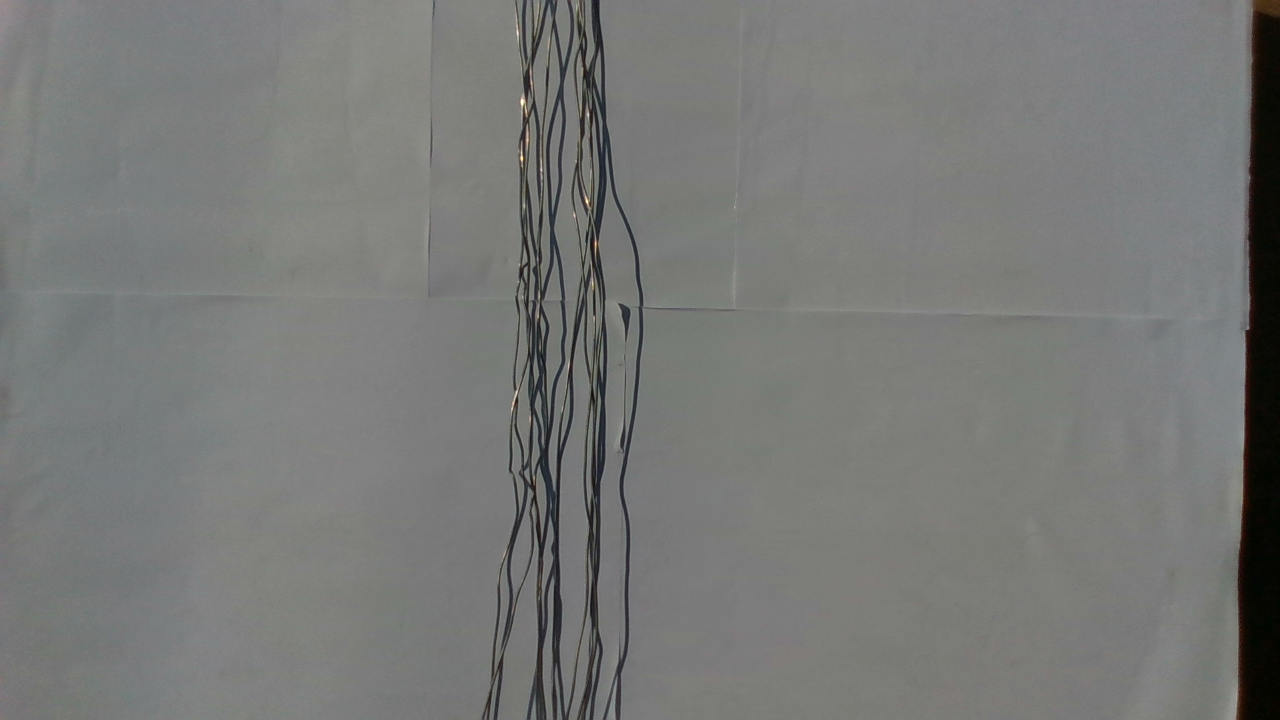
//> input picture imgs/2.png, 1280 x 720 px
$ ./vertical_line_detection_node ../imgs/2.png   (built with g++ and OpenCV 4)
//> lines starting //> are read from the running program, lines starting //| are printed output that depends on the picture; after the words box and inside, x2 and y2 are one past the last pixel; in counts of white or black regions, pixels touching at a corner belong together
#include <iostream>
#include <opencv2/core.hpp>
#include <opencv2/highgui.hpp>
#include <opencv2/imgproc.hpp>

void show_wait_destroy(const char *winname, cv::Mat img);

using namespace std;
using namespace cv;

int main(int argc, char **argv) {
  CommandLineParser parser(argc, argv, "{@input | cabos.png | input image}");
  Mat src = imread("cable_analysis/imgs/2.png");
//> src is the input picture: 720 rows x 1280 cols, CV_8UC3; mean B, G, R 118.7, 120.3, 119.3

  if (src.empty()) {
    cout << "Could not open or find the image!\n" << endl;
    cout << "Usage: " << argv[0] << " <Input image>" << endl;
    return -1;
  }
  // Show source image
  imshow("src", src);
  // Transform source image to gray if it is not already
  Mat gray;

  if (src.channels() == 3) {
    cvtColor(src, gray, COLOR_BGR2GRAY);
  }

  else {
    gray = src;
  }

  // Show gray image
  show_wait_destroy("gray", gray);

  blur(gray, gray, Size(7, 7));

  // Apply adaptiveThreshold at the bitwise_not of gray, notice the ~ symbol
  Mat bw;
  adaptiveThreshold(~gray, bw, 255, ADAPTIVE_THRESH_MEAN_C, THRESH_BINARY, 15,
                    -2);
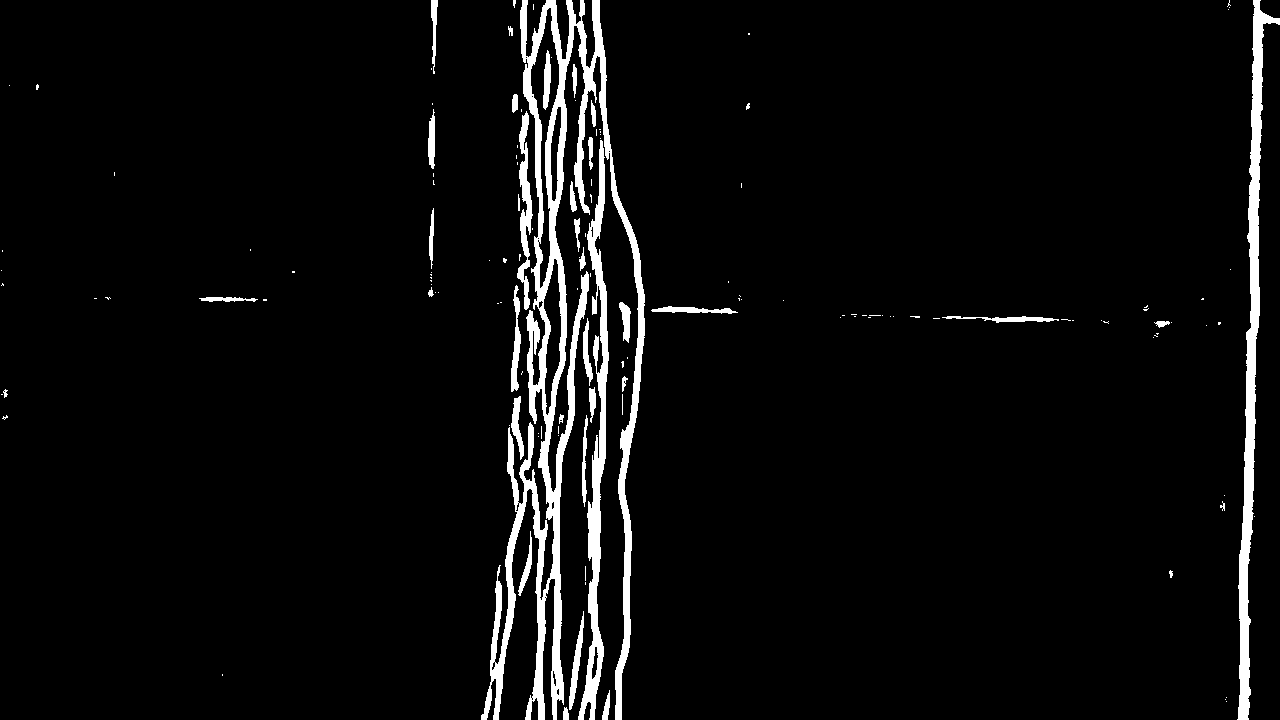
//> bw: 720 rows x 1280 cols, CV_8UC1; 4.7% white; 141 white regions (103 under 20 px), largest, box (x1, y1, x2, y2) and area: (481, 0, 645, 720) 23091, (1237, 0, 1280, 720) 7070, (578, 140, 609, 720) 5288

  // Show binary image
  show_wait_destroy("binary", bw);

  Mat mask;
  cv::cvtColor(bw, mask, cv::COLOR_GRAY2BGR);

  cv::Mat img_result = src & mask;

  /* show result */
  cv::imshow("Mask Picker", img_result);

  // Create the images that will use to extract the horizontal and vertical
  // lines
  Mat horizontal = bw.clone();
  Mat vertical = bw.clone();

  // Specify size on horizontal axis
  int horizontal_size = horizontal.cols / 30;

  // Create structure element for extracting horizontal lines through morphology
  // operations
  Mat horizontalStructure =
      getStructuringElement(MORPH_RECT, Size(horizontal_size, 1));

  // Apply morphology operations
  erode(horizontal, horizontal, horizontalStructure, Point(-1, -1));
  dilate(horizontal, horizontal, horizontalStructure, Point(-1, -1));
//> horizontal: 720 rows x 1280 cols, CV_8UC1; 0.07% white; 4 white regions, box (x1, y1, x2, y2) and area: (652, 309, 737, 312) 221, (986, 318, 1060, 321) 197, (1254, 18, 1280, 23) 130, (200, 298, 259, 300) 101

  // Show extracted horizontal lines
  show_wait_destroy("horizontal", horizontal);

  // Specify size on vertical axis
  int vertical_size = vertical.rows / 30;

  // Create structure element for extracting vertical lines through morphology
  // operations
  Mat verticalStructure =
      getStructuringElement(MORPH_RECT, Size(1, vertical_size));

  // Apply morphology operations
  erode(vertical, vertical, verticalStructure, Point(-1, -1));
  dilate(vertical, vertical, verticalStructure, Point(-1, -1));
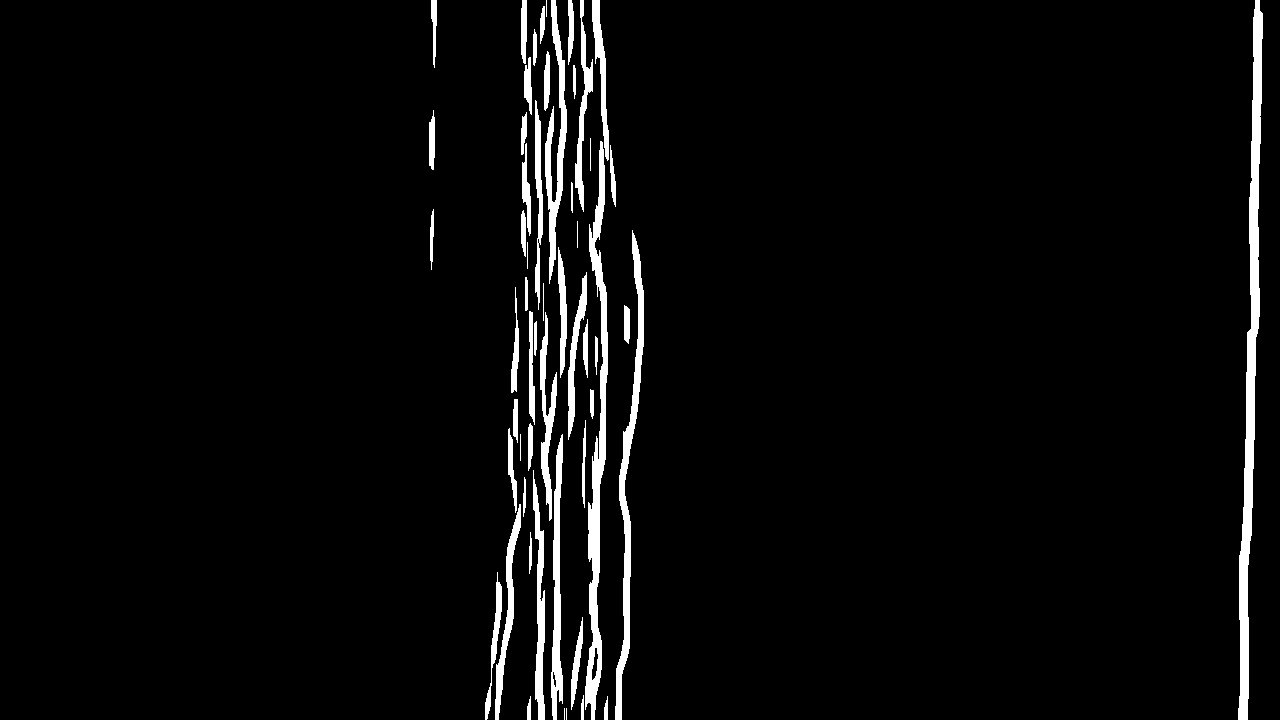
//> vertical: 720 rows x 1280 cols, CV_8UC1; 3.8% white; 55 white regions (3 under 20 px)

  // Show extracted vertical lines
  show_wait_destroy("vertical", vertical);

  RNG rng(12345);
  vector<vector<Point>> contours_2;
  vector<Vec4i> hierarchy_2;

  findContours(vertical, contours_2, hierarchy_2, RETR_TREE,
               CHAIN_APPROX_SIMPLE);
//> contours_2 = 58 contours, 9 with area under 20; largest, box (x1, y1, x2, y2) and area: (1238, 0, 1263, 720) 5788, (585, 141, 608, 720) 4150, (615, 230, 644, 720) 2770, (545, 0, 567, 284) 1840, (551, 434, 563, 720) 1672

  Mat drawing_2 = Mat::zeros(vertical.size(), CV_8UC3);
  for (size_t i = 0; i < contours_2.size(); i++) {
    Scalar color =
        Scalar(rng.uniform(0, 256), rng.uniform(0, 256), rng.uniform(0, 256));
    drawContours(drawing_2, contours_2, (int)i, color, 2, LINE_8, hierarchy_2,
                 0);
  }
//> this loop made 58 passes
  imshow("Contours", drawing_2);

  // Inverse vertical image
  bitwise_not(vertical, vertical);
//> vertical: 720 rows x 1280 cols, CV_8UC1; 96.2% white; 55 black regions (3 under 20 px), largest, box (x1, y1, x2, y2) and area: (1238, 0, 1263, 720) 6514, (585, 141, 608, 720) 4713, (615, 230, 644, 720) 3265
  show_wait_destroy("vertical_bit", vertical);

  // Extract edges and smooth image according to the logic
  // 1. extract edges
  // 2. dilate(edges)
  // 3. src.copyTo(smooth)
  // 4. blur smooth img
  // 5. smooth.copyTo(src, edges)
  // Step 1
  Mat edges;
  adaptiveThreshold(vertical, edges, 255, ADAPTIVE_THRESH_MEAN_C, THRESH_BINARY,
                    3, -2);
//> edges: 720 rows x 1280 cols, CV_8UC1; 1.5% white in thin lines or dots, all inside (x1, y1, x2, y2) = (428, 0, 1264, 720)
  show_wait_destroy("edges", edges);

  vector<vector<Point>> contours_1;
  vector<Vec4i> hierarchy_1;

  findContours(edges, contours_1, hierarchy_1, RETR_TREE, CHAIN_APPROX_SIMPLE);
//> contours_1 = 73 contours, 8 with area under 20; largest, box (x1, y1, x2, y2) and area: (539, 282, 564, 720) 1800, (520, 0, 538, 270) 1664, (539, 311, 558, 522) 1595, (567, 271, 588, 441) 1194, (534, 99, 544, 311) 1186

  Mat drawing_1 = Mat::zeros(edges.size(), CV_8UC3);
  for (size_t i = 0; i < contours_1.size(); i++) {
    Scalar color =
        Scalar(rng.uniform(0, 256), rng.uniform(0, 256), rng.uniform(0, 256));
    drawContours(drawing_1, contours_1, (int)i, color, 2, LINE_8, hierarchy_1,
                 0);
  }
//> this loop made 73 passes
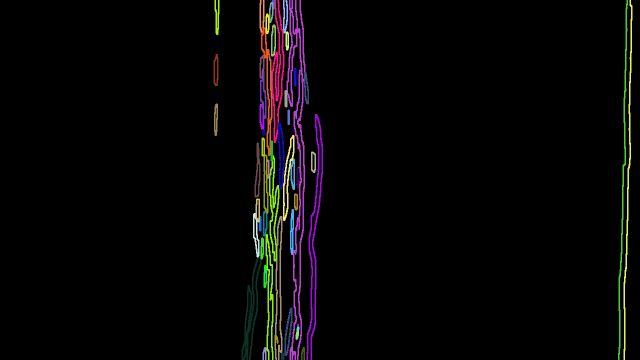
//> drawing_1: 720 rows x 1280 cols, CV_8UC3 (shown at 1/2 size); mean B, G, R 5.3, 5.2, 6.5
  imshow("Contours_1", drawing_1);

  // Step 2
  Mat kernel = Mat::ones(2, 2, CV_8UC1);
  dilate(edges, edges, kernel);
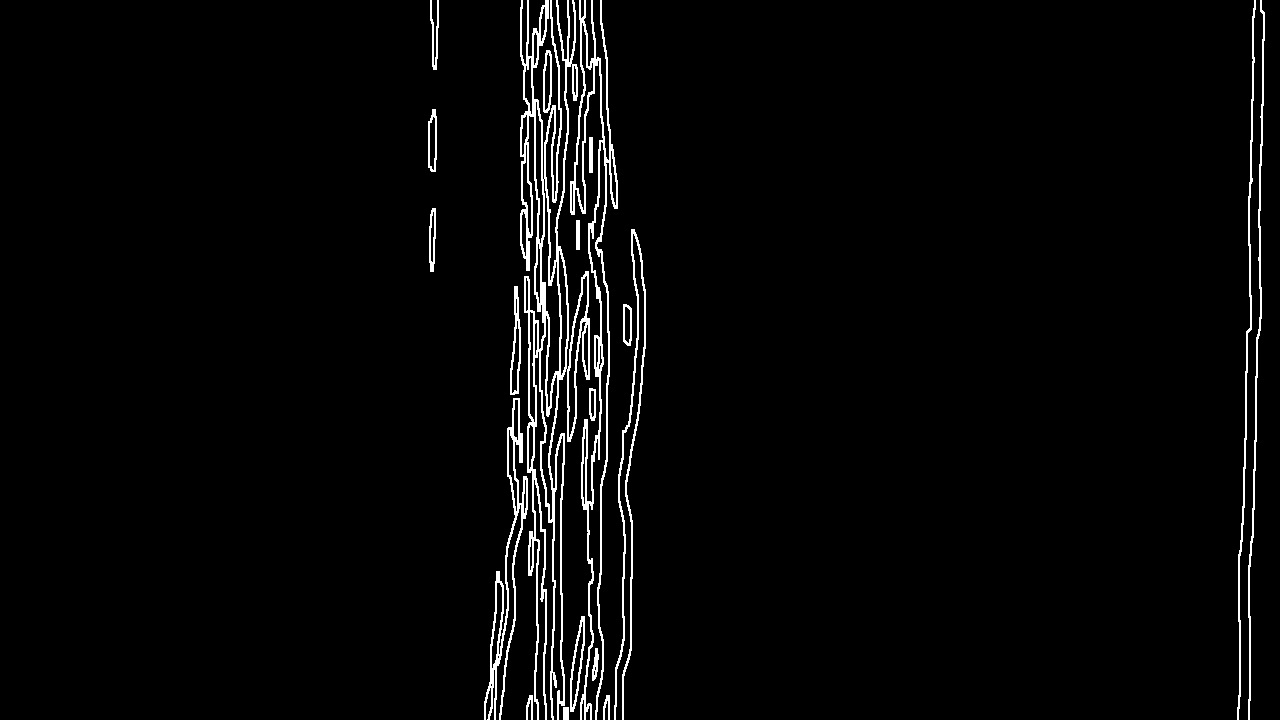
//> edges: 720 rows x 1280 cols, CV_8UC1; 3% white in thin lines or dots, all inside (x1, y1, x2, y2) = (428, 0, 1265, 720)
  show_wait_destroy("dilate", edges);

  vector<vector<Point>> contours;
  vector<Vec4i> hierarchy;

  findContours(edges, contours, hierarchy, RETR_TREE, CHAIN_APPROX_SIMPLE);

  Mat drawing = Mat::zeros(edges.size(), CV_8UC3);
  for (size_t i = 0; i < contours.size(); i++) {
    Scalar color =
        Scalar(rng.uniform(0, 256), rng.uniform(0, 256), rng.uniform(0, 256));
    drawContours(drawing, contours, (int)i, color, 2, LINE_8, hierarchy, 0);
  }
  imshow("Contours_2", drawing);

  // Step 3
  Mat smooth;
  vertical.copyTo(smooth);

  // Step 4
  blur(smooth, smooth, Size(2, 2));

  // Step 5
  smooth.copyTo(vertical, edges);

  // Show final result
  show_wait_destroy("smooth - final", vertical);
  return 0;
}

void show_wait_destroy(const char *winname, cv::Mat img) {
  imshow(winname, img);
  moveWindow(winname, 500, 0);
  waitKey(0);
  destroyWindow(winname);
}

$ run again, with imgs/1.png copied over imgs/2.png
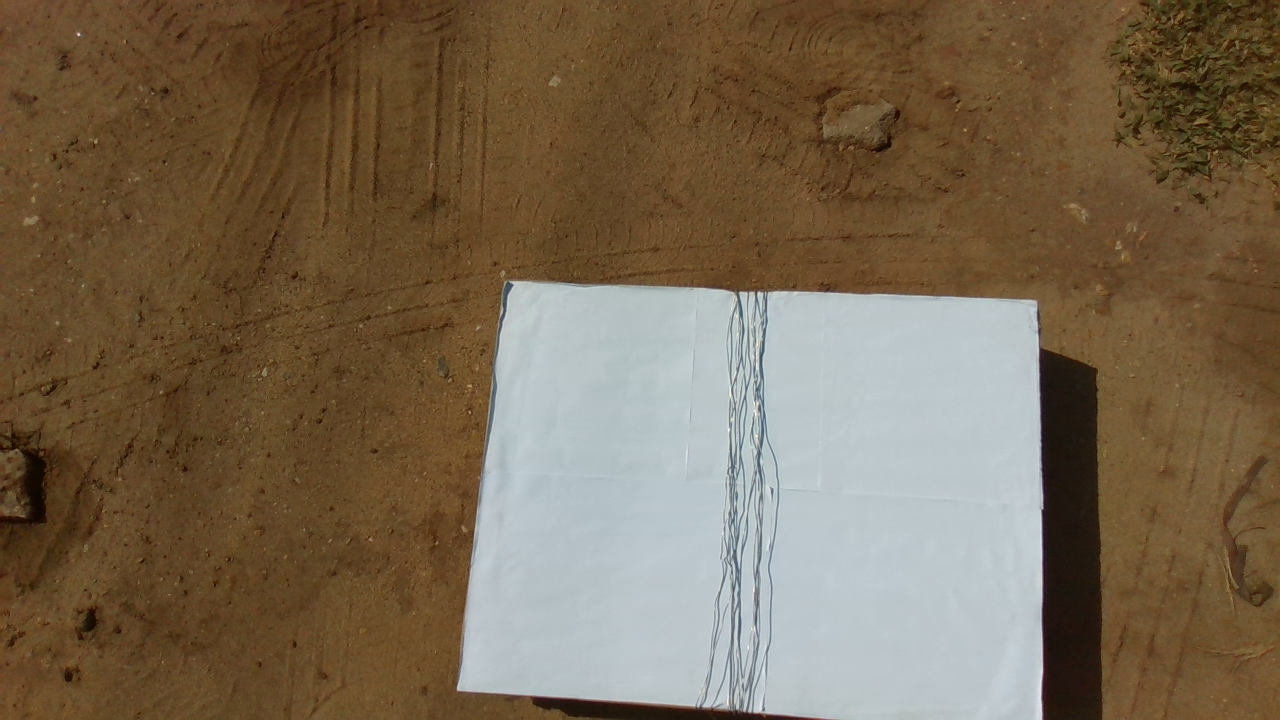
//> input picture imgs/1.png, 1280 x 720 px
//> src is the input picture: 720 rows x 1280 cols, CV_8UC3; mean B, G, R 80.6, 103, 120.1
//> `adaptiveThreshold(~gray, bw, 255, ADAPTIVE_THRESH_MEAN_C, THRESH_BINAR..`:
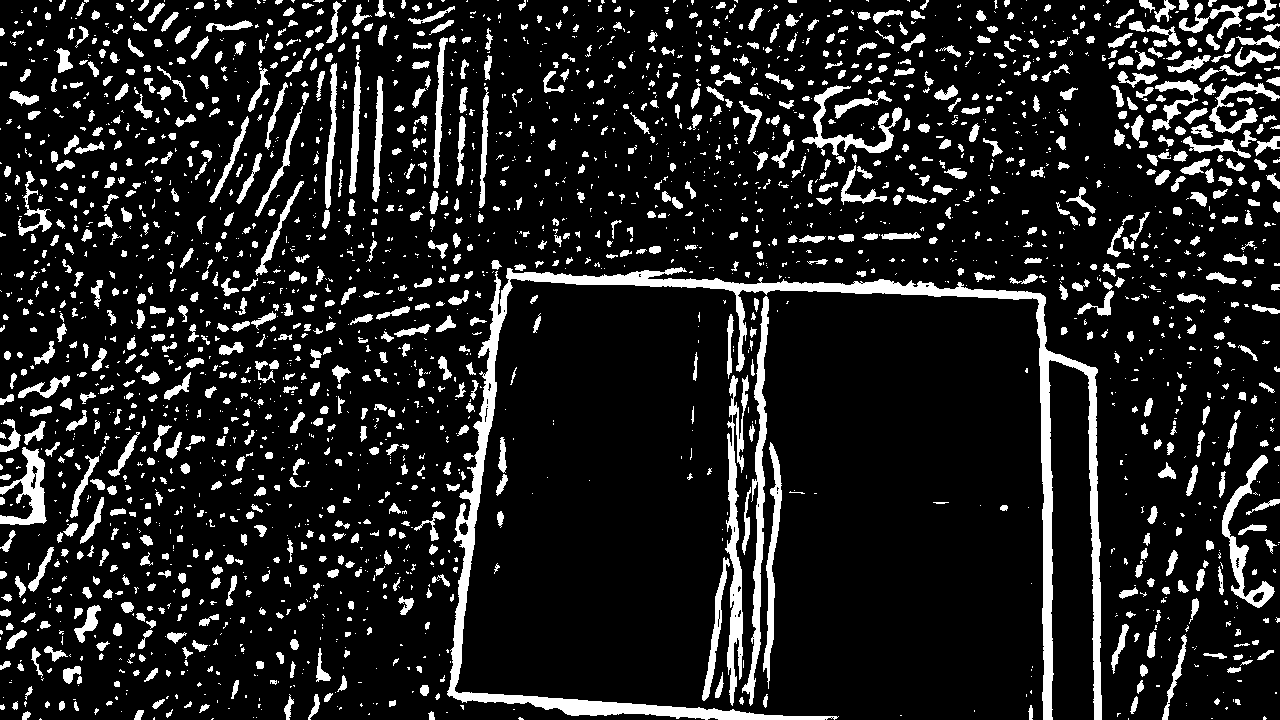
//> bw: 720 rows x 1280 cols, CV_8UC1; 13% white; 2515 white regions (1438 under 20 px), largest, box (x1, y1, x2, y2) and area: (447, 267, 1102, 720) 20718, (725, 375, 749, 706) 3048, (742, 296, 769, 706) 2899
//> contours_2 = 61 contours, 15 with area under 20; largest, box (x1, y1, x2, y2) and area: (1038, 294, 1053, 720) 3265, (451, 278, 499, 699) 3032, (1089, 367, 1102, 720) 2188, (750, 297, 767, 707) 1984, (728, 376, 740, 707) 1324
//> the loop `for (size_t i = 0; i < contours_2.size(); i++)` made 61 passes
//> contours_1 = 99 contours, 14 with area under 20; largest, box (x1, y1, x2, y2) and area: (450, 268, 511, 700) 4330, (450, 277, 500, 700) 3880, (727, 314, 746, 708) 3181, (749, 296, 768, 708) 2864, (749, 296, 768, 708) 2804
//> the loop `for (size_t i = 0; i < contours_1.size(); i++)` made 99 passes
//> `dilate(edges, edges, kernel);`:
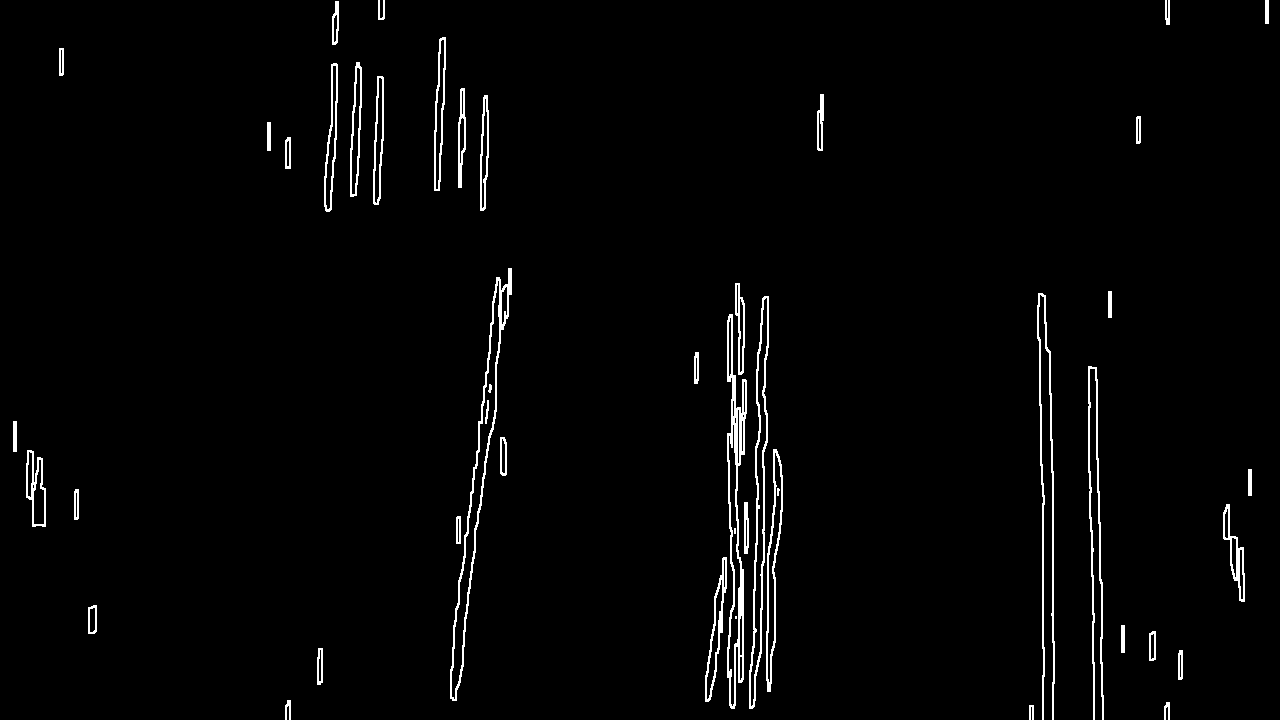
//> edges: 720 rows x 1280 cols, CV_8UC1; 2.1% white in thin lines or dots
